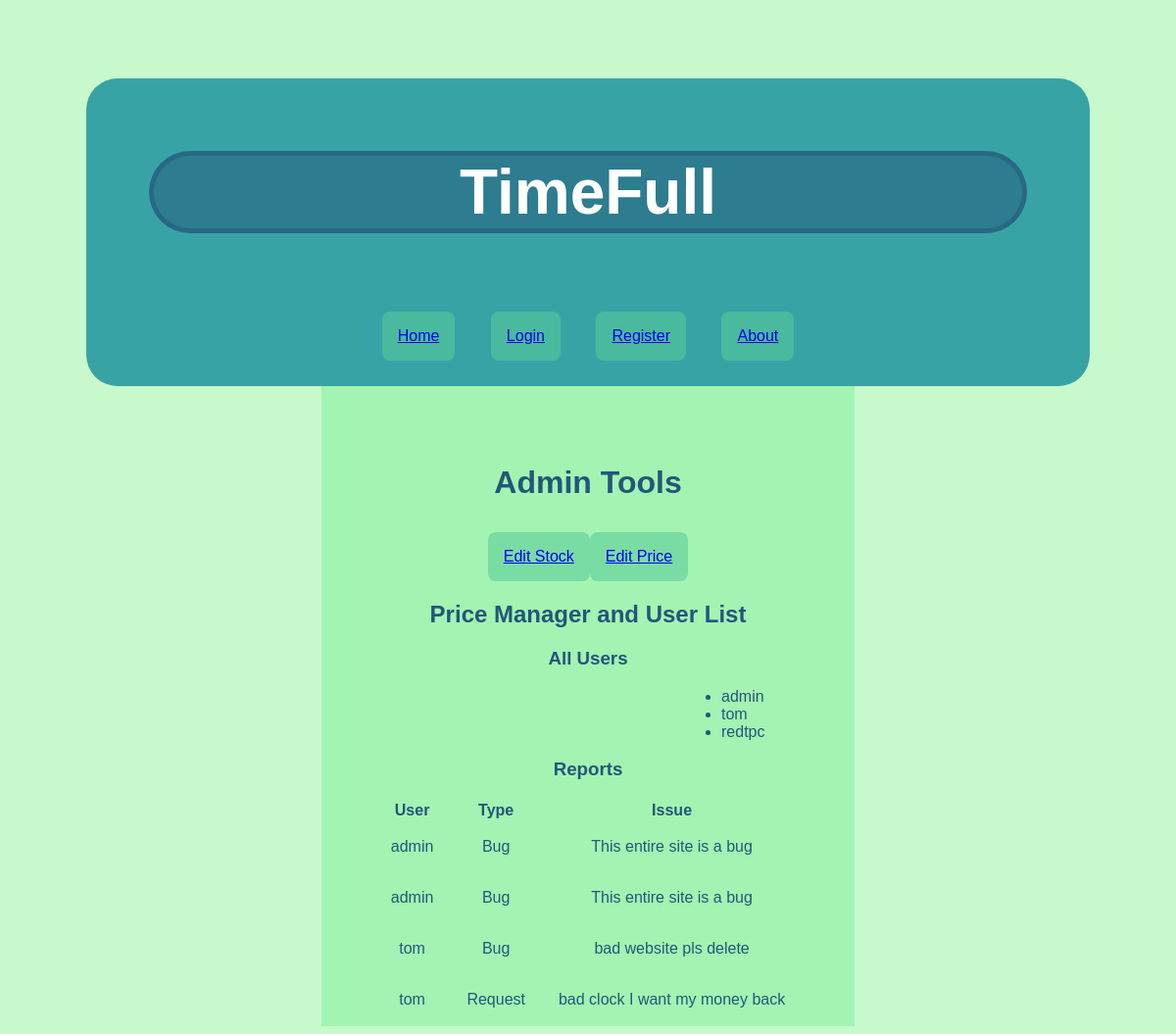
Page /reports on the committed database.
### tables this page shows
CREATE TABLE users 
(
    username TEXT PRIMARY KEY,
    password TEXT NOT NULL

);

CREATE TABLE reports (
    report INTEGER PRIMARY KEY AUTOINCREMENT,
    issue TEXT,
    report_text TEXT,
    user TEXT
);

### app.py (the view)
@app.route("/reports", methods=["GET", "POST"])
def reports():
    db = get_db()
    users = db.execute("""SELECT * FROM users;""")
    reports = db.execute("""SELECT * FROM reports;""")
    return(render_template("reports.html", users=users, reports=reports))

### app.py (called while the page is built)
@app.before_request
def load_logged_in_user():
    g.user = session.get("username", None)
    session['logged_in'] = 'username' in session

### database.py (called while the page is built)
def get_db():
    if "db" not in g:
        g.db = sqlite3.connect(DATABASE,
            detect_types=sqlite3.PARSE_DECLTYPES
        )
        g.db.row_factory = sqlite3.Row
    return g.db

### templates/reports.html
{% extends "base.html" %}
{% block main_content %}
<h1>Admin Tools</h1>
<a href="{{ url_for('stock') }}">Edit Stock</a><a href="{{ url_for('admin') }}">Edit Price</a>
<h2>Price Manager and User List</h2>
<h3>All Users</h3>
<ul>
    {% for user in users %}
        <li>{{ user["username"] }}</li>
    {% endfor %}
</ul>
<h3>Reports</h3>
<table>
    <tr><th>User</th><th>Type</th><th>Issue</th></tr>
    {% for report in reports %}
    <tr><td>{{ report["user"] }}</td><td>{{ report["issue"] }}</td><td>{{ report["report_text"] }}</td></tr>
    {% endfor %}
</table>
{% endblock %}

### static/styles/styles.css (style rules this page uses)
html { border-radius: 2; }
body { font-family: Arial, sans-serif; background-color: #C7F9CC; color: #22577a; text-align: center; border-radius: 2; }
h1 { margin: 1em; }
td { padding: 1em; }
table { display: grid; justify-content: center; align-items: center; }
a { display: flex; justify-content: center; align-items: center; padding: 1em; display: inline-block; background-color: #57cc9990; border-radius: 0.5em; }
td { font-size: 1em; }
li { text-align: center; margin-left: 23em; margin-right: 23em; padding-left: -50em; }

### rows in the picture
users: username "admin"
users: username "tom"
users: username "redtpc"
reports: user "admin", issue "Bug", report_text "This entire site is a bug"
reports: user "admin", issue "Bug", report_text "This entire site is a bug"
reports: user "tom", issue "Bug", report_text "bad website pls delete"
reports: user "tom", issue "Request", report_text "bad clock I want my money back"
